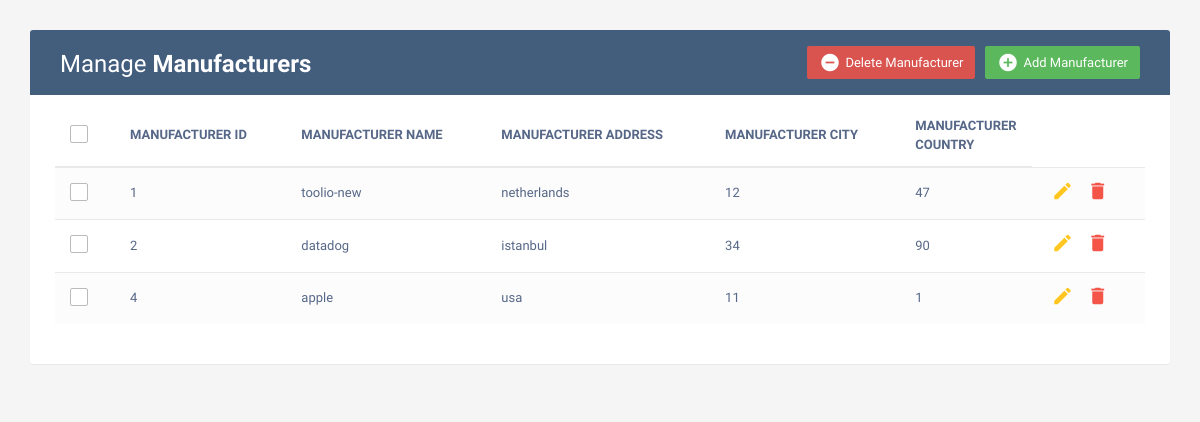
The page /web-app/manufacturers/manufacturers-list.php on the database its author committed.
### tables this page shows
CREATE TABLE `MANUFACTURERS` (
  `MANUFACTURER_ID` int NOT NULL AUTO_INCREMENT,
  `MANUFACTURER_NAME` varchar(200) DEFAULT NULL,
  `MANUFACTURER_ADDRESS` varchar(200) DEFAULT NULL,
  `CITY` int DEFAULT NULL,
  `COUNTRY` varchar(3) DEFAULT NULL,
  PRIMARY KEY (`MANUFACTURER_ID`)
);

### web-app/manufacturers/manufacturers-list.php (the view, shortened to what this page needs)
<?php
include '../config.php';
?>
<!DOCTYPE html>
<html lang="en">
<head>
	<link rel="stylesheet" href="https://maxcdn.bootstrapcdn.com/font-awesome/4.7.0/css/font-awesome.min.css">
	<link rel="stylesheet" href="https://maxcdn.bootstrapcdn.com/bootstrap/3.3.7/css/bootstrap.min.css">
	<link rel="stylesheet" href="css/style.css">
</head>
<body>
    <div class="container">
        <div class="table-wrapper">
            <div class="table-title">
                <div class="row">
                    <div class="col-sm-6">
						          <h2>Manage <b>Manufacturers</b></h2>
					          </div>
                    <div class="col-sm-6">
                      <a href="#addEmployeeModal" class="btn btn-success" data-toggle="modal"><i class="material-icons"></i> <span>Add Manufacturer</span></a>
                      <a href="JavaScript:void(0);" class="btn btn-danger" id="delete_multiple"><i class="material-icons"></i> <span>Delete Manufacturer</span></a>
                    </div>
                  </div>
            </div>
            <table class="table table-striped table-hover">
            <thead>
                    <tr>
						<th>
							<span class="custom-checkbox">
								<label for="selectAll"></label>
							</span>
						</th>
            <th>MANUFACTURER ID</th>
            <th>MANUFACTURER NAME</th>
            <th>MANUFACTURER ADDRESS</th>
            <th>MANUFACTURER CITY</th>
            <th>MANUFACTURER COUNTRY</th>
            </tr>
          	</thead>
				<tbody>
				<?php
				$result = mysqli_query($link,"SELECT * FROM manufacturers");
					while($row = mysqli_fetch_array($result)) {
				?>
				<tr id="<?php echo $row["MANUFACTURER_ID"]; ?>">
				<td>
							<span class="custom-checkbox">
								<label for="checkbox2"></label>
							</span>
						</td>
					<td><?php echo $row["MANUFACTURER_ID"]; ?></td>
          <td><?php echo $row["MANUFACTURER_NAME"]; ?></td>
          <td><?php echo $row["MANUFACTURER_ADDRESS"]; ?></td>
          <td><?php echo $row["CITY"]; ?></td>
          <td><?php echo $row["COUNTRY"]; ?></td>
					<td>
						<a href="#editEmployeeModal" class="edit" data-toggle="modal">
							<i class="material-icons update" data-toggle="tooltip"
							data-id="<?php echo $row["MANUFACTURER_ID"]; ?>"
              data-name="<?php echo $row["MANUFACTURER_NAME"]; ?>"
              data-address="<?php echo $row["MANUFACTURER_ADDRESS"]; ?>"
              data-city="<?php echo $row["CITY"]; ?>"
              data-country="<?php echo $row["COUNTRY"]; ?>"
							title="Edit"></i>
						</a>
						<a href="#deleteEmployeeModal" class="delete" data-id="<?php echo $row["MANUFACTURER_ID"]; ?>" data-toggle="modal"><i class="material-icons" data-toggle="tooltip"
						 title="Delete"></i></a>
                    </td>
				</tr>
				<?php
				}
				?>
				</tbody>
			</table>
        </div>
    </div>
</body>
</html>

### web-app/manufacturers/css/style.css (style rules this page uses)
body { color: #566787; background: #f5f5f5; font-family: 'Varela Round', sans-serif; font-size: 13px; }
.table-wrapper { background: #fff; padding: 20px 25px; margin: 30px 0; border-radius: 3px; box-shadow: 0 1px 1px rgba(0,0,0,.05); }
.table-title { padding-bottom: 15px; background: #435d7d; color: #fff; padding: 16px 30px; margin: -20px -25px 10px; border-radius: 3px 3px 0 0; }
.table-title h2 { margin: 5px 0 0; font-size: 24px; }
.table-title .btn { color: #fff; float: right; font-size: 13px; border: none; min-width: 50px; border-radius: 2px; border: none; outline: none !important; margin-left: 10px; }
.table-title .btn i { float: left; font-size: 21px; margin-right: 5px; }
.table-title .btn span { float: left; margin-top: 2px; }
table.table tr th, table.table tr td { border-color: #e9e9e9; padding: 12px 15px; vertical-align: middle; }
table.table tr th:first-child { width: 60px; }
table.table tr th:last-child { width: 100px; }
table.table-striped tbody tr:nth-of-type(odd) { background-color: #fcfcfc; }
table.table td:last-child i { opacity: 0.9; font-size: 22px; margin: 0 5px; }
table.table td a { font-weight: bold; color: #566787; display: inline-block; text-decoration: none; outline: none !important; }
table.table td a.edit { color: #FFC107; }
table.table td a.delete { color: #F44336; }
table.table td i { font-size: 19px; }
.custom-checkbox { position: relative; }
.custom-checkbox label:before { width: 18px; height: 18px; }
.custom-checkbox label:before { content: ''; margin-right: 10px; display: inline-block; vertical-align: text-top; background: white; border: 1px solid #bbb; border-radius: 2px; box-sizing: border-box; z-index: 2; }

### rows shown on the page
manufacturers: MANUFACTURER_ID "1", MANUFACTURER_NAME "toolio-new", MANUFACTURER_ADDRESS "netherlands", CITY "12", COUNTRY "47"
manufacturers: MANUFACTURER_ID "2", MANUFACTURER_NAME "datadog", MANUFACTURER_ADDRESS "istanbul", CITY "34", COUNTRY "90"
manufacturers: MANUFACTURER_ID "4", MANUFACTURER_NAME "apple", MANUFACTURER_ADDRESS "usa", CITY "11", COUNTRY "1"
